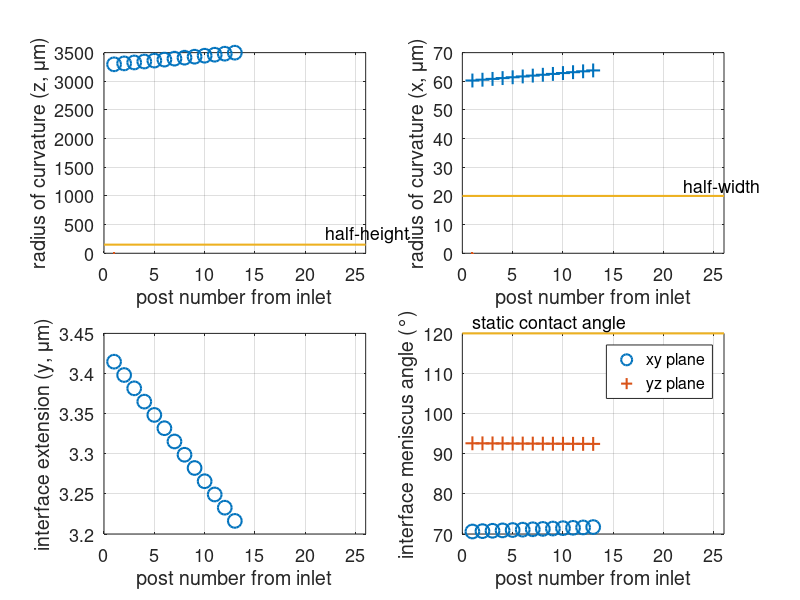

Source code (MATLAB):
clear all
close all

% All units in c/g/s
% The ambient pressure is set at zero
% The injection is assumed to occur at a low enough velocity that the
% contact angle of the moving pre-gel is its static contact angle

% some geometry parameters
w_gap = 40e-4; % post-gap width
w_gel = 0.25e-1; % gel region width
h = 300e-4; % device height (nominal)
n_gap = 25; % number of post gaps
a_post = 100e-4; % wide base of posts
d_post = 40e-4; % depth of posts (along y)

% equivalent hydraulic radius
equi_r = 0.65*(h*(w_gel-2*d_post))^0.625/(h+w_gel-2*d_post)^0.25;

% physical constants
gamma = 60; % surface tension coefficient collagen/air (static, Kezwon & Wojciechowski (2014) Colloids & Surfaces A)
theta_c = 2*pi/3; % static contact angle water/hydrophobic PDMS/air (assumed same as water/hydrophobic glass/air...)
mu_inf = 11e-2;
sigma_y = 120e-2; % Casson fit for 2 mg/ml collagen precursor at 4°C (Gudapati et al. (2020) Table SI 2)

% some code parameters
n_front = ceil(n_gap/2); % post-gap number at which the front of the pre-gel is assumed to be
v = 0.1; % injection velocity

% vector of post-gap positions (in x)
x_gap = 0:(a_post+w_gap):(a_post+w_gap)*n_gap;

% Pressure at the front of the pre-gel during injection 
r_front(1) = (w_gel-2*d_post)/2/cos(pi/2-theta_c);
r_front(2) = h/2/cos(pi/2-theta_c);
p_front = gamma*(1/r_front(1)+1/r_front(2));

% viscosity
shr = v*2/h; % max shear rate
mu = (sqrt(mu_inf)+sqrt(sigma_y/shr))^2; % Casson viscosity (assumed that the viscosity is uniform in the device, not true for gel near air interfaces in y) 
p_gel = zeros(1,n_gap);
p_gel(n_front+1:n_gap) = 0;
p_gel(n_front) = p_front;
p_gel(1:n_front-1) = p_front + 8*mu*v*(n_front-1:-1:1)*(a_post+w_gap)*h*(w_gel-2*d_post)/pi/equi_r^4;

% at the post-gap interfaces, radii of curvature and contact angles with
% fluid channel surfaces
r_gap_z = NaN*ones(1,n_gap); % yz plane
r_gap_x = NaN*ones(1,n_gap); % xy plane
d_gap = NaN*ones(1,n_gap); % max extension of interface into fluid channel (i.e where the radii are calculated)
theta_xy = NaN*ones(1,n_gap); % contact angle of interface in xy plane
theta_yz = NaN*ones(1,n_gap); % same in yz plane
for i = 1:n_front
    r_gap_z(i) = 1/2*(lsqnonlin(@(x)2*gamma*(1/x+1/(x/2-sqrt(x^2-h^2)/2+w_gap^2/(2*x-2*sqrt(x^2-h^2))))-p_gel(i),5*h,h,[]));
    d_gap(i) = r_gap_z(i) - sqrt(r_gap_z(i)^2-h^2/4);
    r_gap_x(i) = d_gap(i)/2 + w_gap^2/8/d_gap(i);
    theta_xy(i) = pi-acos(sign(d_gap(i)-w_gap/2)*w_gap/2/r_gap_x(i));
    theta_yz(i) = pi-acos(h/2/r_gap_z(i));
end

% plot the Young-Laplace pressure difference
% z = h:0.0001:20*h;
% figure;plot(z,2*gamma*(1./z+1./(z/2-sqrt(z.^2-h^2)/2+w_gap^2./(2*z-2*sqrt(z.^2-h^2))))-p_gel(1));


figure('position',[50 0 800 800],'color','w');
subplot(2,2,1);hold all;box on;grid on;
set(gca,'fontsize',13);
xlabel('post number from inlet'); xlim([0 n_gap+1]);
ylabel('radius of curvature (z, \mum)');
plot(1e4*r_gap_z,'o','markers',10,'linew',1.5);
plot(0);
line([0 n_gap+1],1e4*[h/2 h/2],'linew',1.5);
Y = get(gca,'YLim');
text(n_gap-3,1e4*h/2+0.05*diff(Y),'half-height','fontsize',13);

subplot(2,2,2);hold all;box on;grid on;
set(gca,'fontsize',13);
xlabel('post number from inlet'); xlim([0 n_gap+1]);
ylabel('radius of curvature (x, \mum)');
plot(1e4*r_gap_x,'+','markers',10,'linew',1.5);
plot(0);
line([0 n_gap+1],1e4*[w_gap/2 w_gap/2],'linew',1.5);
Y = get(gca,'YLim');
text(n_gap-3,1e4*w_gap/2+0.05*diff(Y),'half-width','fontsize',13);

subplot(2,2,3);hold all;box on;grid on;
set(gca,'fontsize',13);
xlabel('post number from inlet'); xlim([0 n_gap+1]);
ylabel('interface extension (y, \mum)');
plot(1e4*d_gap,'o','markers',10,'linew',1.5);

subplot(2,2,4);hold all;box on;grid on;
set(gca,'fontsize',13);
xlabel('post number from inlet'); xlim([0 n_gap+1]);
ylabel('interface meniscus angle (°)'); 
plot(180/pi*theta_xy,'o','markers',10,'linew',1.5);
plot(180/pi*theta_yz,'+','markers',10,'linew',1.5);
line([0 n_gap+1],180/pi*[theta_c theta_c],'linew',1.5);
Y = get(gca,'YLim');
text(1,180/pi*theta_c+0.05*diff(Y),'static contact angle','fontsize',13);
legend('xy plane','yz plane');


